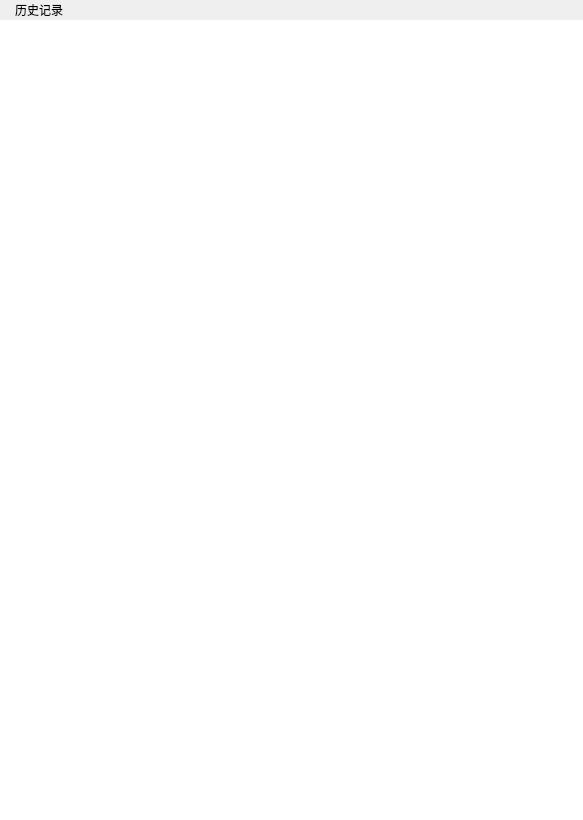
<?xml version="1.0" encoding="UTF-8"?>
<ui version="4.0">
 <class>PageHistory</class>
 <widget class="QFrame" name="PageHistory">
  <property name="geometry">
   <rect>
    <x>0</x>
    <y>0</y>
    <width>583</width>
    <height>820</height>
   </rect>
  </property>
  <property name="windowTitle">
   <string>PageHistory</string>
  </property>
  <layout class="QVBoxLayout" name="verticalLayout">
   <property name="spacing">
    <number>0</number>
   </property>
   <property name="leftMargin">
    <number>0</number>
   </property>
   <property name="topMargin">
    <number>0</number>
   </property>
   <property name="rightMargin">
    <number>0</number>
   </property>
   <property name="bottomMargin">
    <number>0</number>
   </property>
   <item>
    <layout class="QHBoxLayout" name="horizontalLayout_2">
     <item>
      <spacer name="horizontalSpacer_4">
       <property name="orientation">
        <enum>Qt::Horizontal</enum>
       </property>
       <property name="sizeType">
        <enum>QSizePolicy::Minimum</enum>
       </property>
       <property name="sizeHint" stdset="0">
        <size>
         <width>15</width>
         <height>20</height>
        </size>
       </property>
      </spacer>
     </item>
     <item>
      <widget class="QLabel" name="label">
       <property name="text">
        <string>历史记录</string>
       </property>
      </widget>
     </item>
     <item>
      <spacer name="horizontalSpacer_3">
       <property name="orientation">
        <enum>Qt::Horizontal</enum>
       </property>
       <property name="sizeHint" stdset="0">
        <size>
         <width>40</width>
         <height>20</height>
        </size>
       </property>
      </spacer>
     </item>
    </layout>
   </item>
   <item>
    <widget class="QTextBrowser" name="textBrowser">
     <property name="frameShape">
      <enum>QFrame::NoFrame</enum>
     </property>
     <property name="openLinks">
      <bool>false</bool>
     </property>
    </widget>
   </item>
  </layout>
 </widget>
 <resources/>
 <connections/>
</ui>
